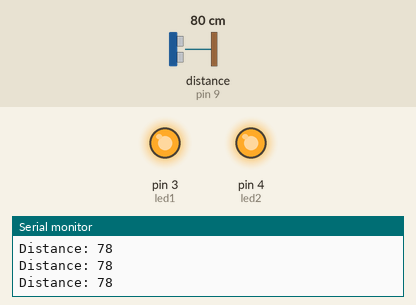
The sketch below on a simulated Arduino Uno, built with avr-gcc and run on an emulated ATmega328P. Shown: output pins drawn as LEDs (lit = HIGH), the last lines printed to the serial monitor. Wiring (inferred from the names in the program): ultrasonic range finder: trigger pin 8; echo pin 9. Dashed ring = blinking. The test bench sets the inputs (shaded band); at power-on: distance to the obstacle (sensor on pin 9) 80 cm. The echo pulse lasts 58.3 µs per cm; pins used as bus, display or sensor lines are not drawn.

Above: at 1.2 s.
1.3 s: distance to the obstacle (sensor on pin 9) set to 24 cm
2.8 s: distance to the obstacle (sensor on pin 9) set to 19 cm
At 3.7 s:
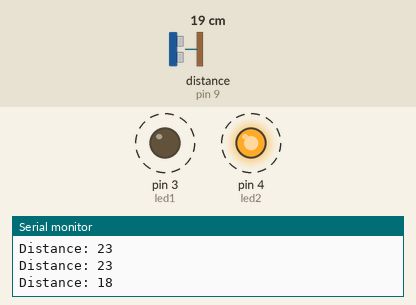
5.8 s: distance to the obstacle (sensor on pin 9) set to 250 cm
At 6.9 s:
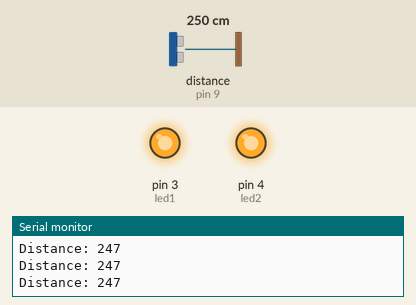
7.3 s: distance to the obstacle (sensor on pin 9) set to 2 cm
At 7.7 s:
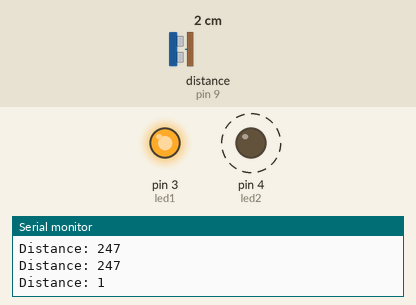
Timing chart, 0 to 11.3 s (numbered marks = the images above; inputs shaded):
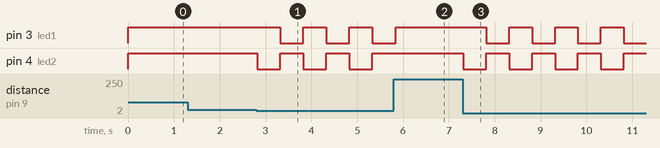

Measured:
- the behaviour switches between 22 and 21 cm on distance to the obstacle (sensor on pin 9) (found by bisection; images 0 and 1)
- after the input at 2.8 s, pin 3 (led1): alternates HIGH for 0.50 s and LOW for 0.50 s, starting after 0.52 s; pin 4 (led2): alternates HIGH for 0.50 s and LOW for 0.50 s, starting at once
- after the input at 5.8 s, pin 3 (led1): goes on until 5.8 s, then stays HIGH; pin 4 (led2): stays HIGH (without the input it goes to LOW after 0.03 s)
- after the input at 7.3 s, pin 3 (led1): alternates HIGH for 0.50 s and LOW for 0.50 s, starting after 0.51 s; pin 4 (led2): alternates HIGH for 0.50 s and LOW for 0.50 s, starting at once

The sketch:

ultrasonic.ino
```cpp
int trig = 8;
int echo = 9;
int led1 = 3;
int led2 = 4;
long duration;
int distance;
void setup() {
  // put your setup code here, to run once:
pinMode(8,OUTPUT);
pinMode(9,INPUT);
pinMode(3,OUTPUT);
pinMode(4,OUTPUT);
Serial.begin(9600);
}

void loop() {
  // put your main code here, to run repeatedly:
digitalWrite(trig,LOW);
delayMicroseconds(2);

digitalWrite(trig,HIGH);
delayMicroseconds(10);
digitalWrite(trig,LOW);

duration = pulseIn(echo,HIGH);
distance = duration*0.034/2;
Serial.print("Distance: ");
Serial.println(distance);
if(distance <= 20){
  digitalWrite(led1 , HIGH);
  digitalWrite(led2 , LOW);
  delay(500);
  digitalWrite(led1 , LOW);
  digitalWrite(led2 , HIGH);
  delay(500);
}
else{
  digitalWrite(led1 , HIGH);
  digitalWrite(led2 , HIGH);
}
}
```
